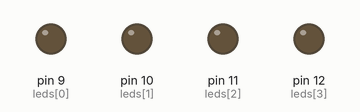
A sketch run on a simulated Arduino Uno, built with avr-gcc and run on an emulated ATmega328P. On the bench: output pins drawn as LEDs (lit = HIGH). Random numbers use the default seed unless the sketch sets one.

Above: at 0.1 s.
At 4.6 s:
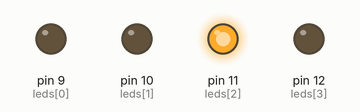
At 8.6 s:
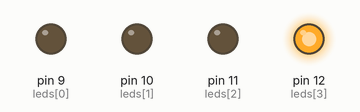
At 19.6 s:
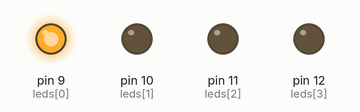
At 39.6 s:
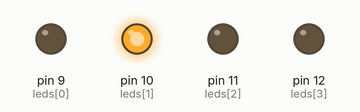
Timing chart, 0 to 40.0 s (numbered marks = the images above):
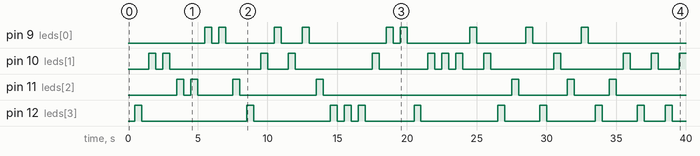

The sketch:

IsaiahSS_SS1.ino
```cpp
/*
This code is made to specifically label a pin by INT number and allowing it to blink per hald second via MS
(Milisecond) built in function.

Line 37 of the ESP32S3 board has a 0-255 RGB color LED built in that can be changed using code similar to the one below.

Credit to https://www.youtube.com/watch?v=vOmfGrvxPNc
*/
const int ledA = 9;  //constant int se tot LED pin#
const int ledB = 10;  //constant int se tot LED pin#
const int ledC = 11;  //constant int se tot LED pin#
const int ledD = 12;  //constant int se tot LED pin#

const int leds[] = {9, 10, 11, 12};
const int ledCount = 4;

int ms = 500;
bool ledState = 0;

void setup()
{
  // pinMode(ledA, OUTPUT);
  // pinMode(ledB, OUTPUT);
  // pinMode(ledC, OUTPUT);
  // pinMode(ledD, OUTPUT);

  // pinMode(9, OUTPUT);
  // pinMode(10, OUTPUT);
  // pinMode(11, OUTPUT);
  // pinMode(12, OUTPUT);

  // pinMode(ledA, OUTPUT);


  for (int i = 0; i < ledCount; i++)
  {
    pinMode(leds[i], OUTPUT);
  }


  Serial.begin(115200);
}


void loop()
{
  // // digitalWrite(ledPin, HIGH);
  // digitalWrite(ledA, HIGH);
  // // digitalWrite(ledB, HIGH);
  // // digitalWrite(ledC, HIGH);
  // // digitalWrite(ledD, HIGH);


  // delay(ms);
  // // digitalWrite(ledPin, LOW);
  // digitalWrite(ledA, LOW);
  // // digitalWrite(ledB, LOW);
  // // digitalWrite(ledC, LOW);
  // // digitalWrite(ledD, LOW);

  // delay(ms);


  // if(ledA != LOW)
  // {
  //   if(ledB = HIGH)
  //   {
  //     digitalWrite.random(leds[]);
  //   }

  // }

  int randomLED = random(0, ledCount);

  for (int i = 0; i < ledCount; i++)
  {
    digitalWrite(leds[i], LOW);
  }
  delay(ms);

  digitalWrite(leds[randomLED], HIGH);
  delay(ms);


/*
if(ledA != LOW)
{
  digitalWrite.random(ledB, ledC, ledD, low);
  // delay(ms);
}


*/


/*
  ranNum = random(6, 9);

  digitalWrite(ranNum, HIGH);

  delay(ms);


  digitalWrite(ranNum, LOW);

*/


}
```

Measured:
- by itself, pin 9 (leds[0]): LOW → HIGH at 5.5 s, → LOW 0.50 s later, → HIGH 0.50 s later, → LOW 0.50 s later, … (18 changes in this stretch)
- by itself, pin 10 (leds[1]): LOW → HIGH at 1.5 s, → LOW 0.50 s later, → HIGH 0.50 s later, → LOW 0.50 s later, … (25 changes in this stretch)
- by itself, pin 11 (leds[2]): LOW → HIGH at 3.5 s, → LOW 0.50 s later, → HIGH 0.50 s later, → LOW 0.50 s later, … (14 changes in this stretch)
- by itself, pin 12 (leds[3]): LOW → HIGH at 0.50 s, → LOW 0.50 s later, → HIGH 7.5 s later, → LOW 0.50 s later, … (22 changes in this stretch)
